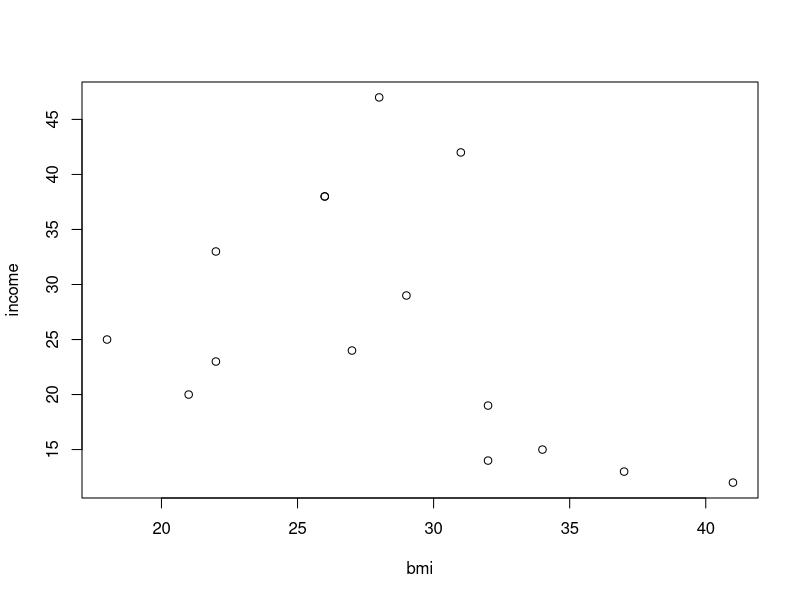
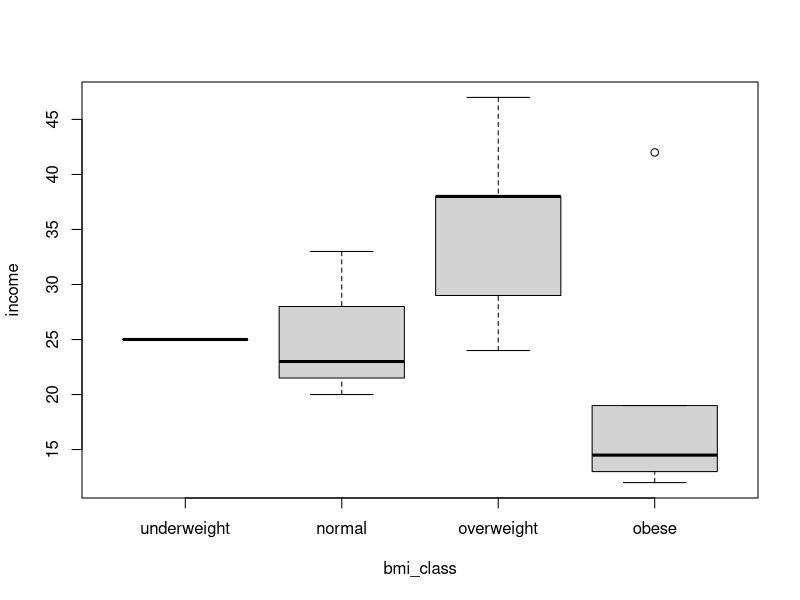
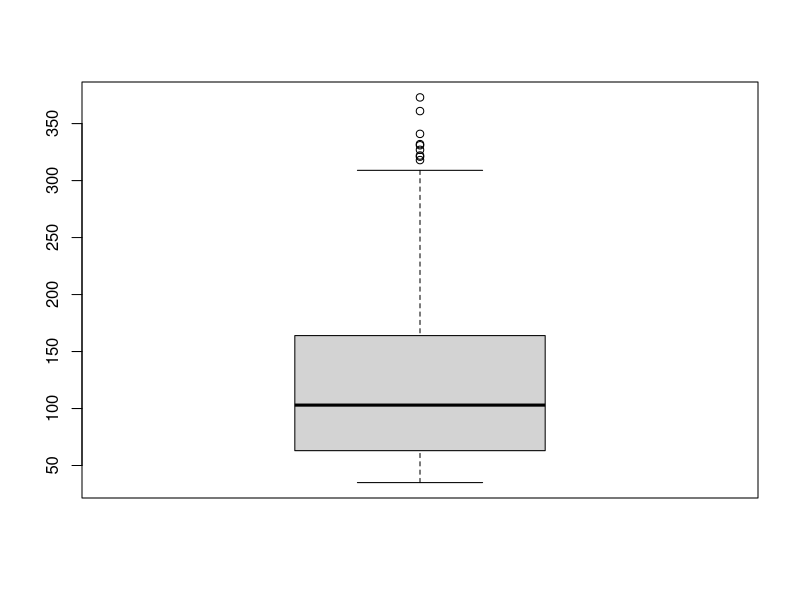

Recreate these plots in R, in order. (Note: this script raises an error after producing the figures.)
## ---- chunk 1
x <- NA
x == NA
## ---- chunk 2
x <- c(1, 2, 3, NA)
sum(x)
sum(x, na.rm = TRUE)
## ---- chunk 3
## body mass index
bmi <- c(22, 32, 21, 37, 28, 34, 26, 29,
         41, 18, 22, 27, 32, 31, 26)
## year income * 1000 euros
income <- c(23, 14, 20, 13, 47, 15, 38, 29, 
            12, 25, 33, 24, 19, 42, 38)
my_data <- data.frame(bmi = bmi, income = income)
## ---- chunk 4
with(my_data, plot(income ~ bmi))
## ---- chunk 5
my_data$bmi_class <- cut(bmi,
    breaks = c(0, 18.5, 25.0, 30.0, Inf), 
    right = F,
    labels = c("underweight", "normal", "overweight", "obese"),
    ordered_result = T)
with(my_data, boxplot(income ~ bmi_class))
## ---- chunk 6
x <- c(2, 5, 10)
cut(x, breaks = c(0, 2, 5, 10), right = F)
cut(x, breaks = c(0, 2, 5, 10), right = T)
## ---- chunk 7
quantile(ChickWeight$weight)
quantile(ChickWeight$weight, probs = seq(0, 1, 0.2))
## ---- chunk 8
IQR(ChickWeight$weight)
## same as
quantile(ChickWeight$weight)[4] - quantile(ChickWeight$weight)[2]
## same as
diff(quantile(ChickWeight$weight, probs = c(0.25, 0.75)))
## ---- chunk 9
summary(ChickWeight$weight)
boxplot(ChickWeight$weight)
## ---- chunk 10
paste(1, 2, 3)
paste(1, 2, 3, sep="-")
paste(1:12, month.abb)
## ---- chunk 11
png("myplot.png")
myplot <- ggplot(mtcars, aes(wt, mpg)) + 
  geom_point()
print(myplot)
dev.off()
